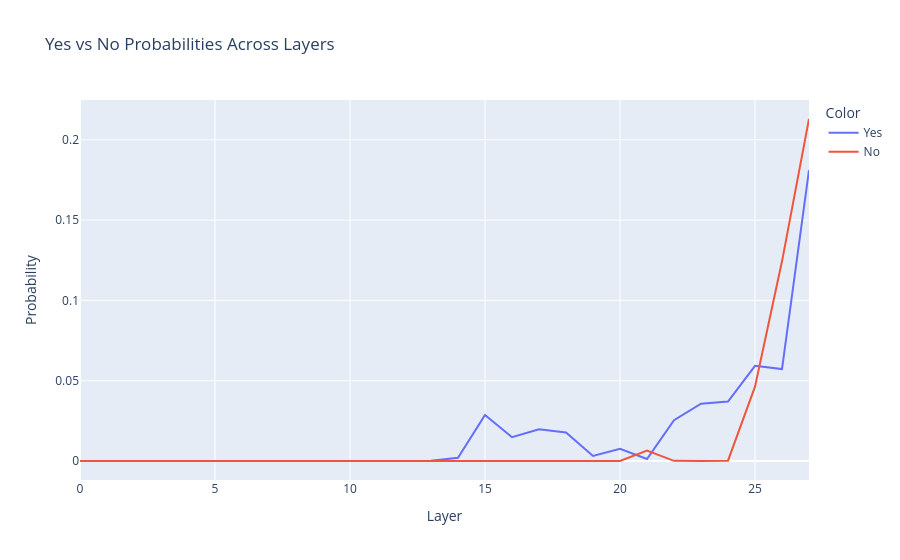

The cell this chart's notebook holds for it:
### Code cell
# Optional: Show the actual logit values for Yes and No
final_logits = logits[0, -1, :]  # Last position, single batch
yes_logit = final_logits[yes_token].item()
no_logit = final_logits[no_token].item()
print(f"Final Yes logit: {yes_logit:.3f}")
print(f"Final No logit: {no_logit:.3f}")
print(f"Logit difference (Yes - No): {yes_logit - no_logit:.3f}")
print(f"Sum of DLA components: {dla_single.sum().item():.3f}")

# Plot Yes vs No probabilities across layers
yes_probs, no_probs = [], []
layer_numbers = []

for layer in range(model.cfg.n_layers):
    hidden = cache[f"blocks.{layer}.hook_resid_post"][0, -1, :]
    logits_layer = model.unembed(model.ln_final(hidden))
    probs_layer = torch.softmax(logits_layer, dim=-1)
    yes_probs.append(probs_layer[yes_token].item())
    no_probs.append(probs_layer[no_token].item())
    layer_numbers.append(layer)

# Create probability plot using neel_plotly
import numpy as np
prob_data = np.stack([yes_probs, no_probs], axis=0)  # Shape: [2, n_layers]

line(
    prob_data, 
    x=layer_numbers,
    title="Yes vs No Probabilities Across Layers",
    xaxis="Layer", 
    yaxis="Probability",
    line_labels=["Yes", "No"]
)

### Figure 1 — Plotly figure (JSON) as saved in the notebook; plotly's stock layout.template omitted (floating-point values rounded to 4 significant figures)
{"data": [{"hovertemplate": "Color=Yes<br>Layer=%{x}<br>Probability=%{y}<extra></extra>", "legendgroup": "0", "line": {"color": "#636efa", "dash": "solid"}, "marker": {"symbol": "circle"}, "mode": "lines", "name": "Yes", "orientation": "v", "showlegend": true, "type": "scatter", "x": [0, 1, 2, 3, 4, 5, 6, 7, 8, 9, 10, 11, 12, 13, 14, 15, 16, 17, 18, 19, 20, 21, 22, 23, 24, 25, 26, 27], "xaxis": "x", "y": [1.59e-12, 4.95e-08, 8.647e-06, 1.271e-05, 2.397e-05, 5.368e-05, 5.045e-05, 5.049e-05, 1.032e-05, 5.571e-05, 1.381e-05, 5.495e-05, 2.438e-05, 0.0001435, 0.002014, 0.02865, 0.0148, 0.01974, 0.01772, 0.0031, 0.007639, 0.001257, 0.02545, 0.0357, 0.03704, 0.05927, 0.05727, 0.1811], "yaxis": "y"}, {"hovertemplate": "Color=No<br>Layer=%{x}<br>Probability=%{y}<extra></extra>", "legendgroup": "1", "line": {"color": "#EF553B", "dash": "solid"}, "marker": {"symbol": "circle"}, "mode": "lines", "name": "No", "orientation": "v", "showlegend": true, "type": "scatter", "x": [0, 1, 2, 3, 4, 5, 6, 7, 8, 9, 10, 11, 12, 13, 14, 15, 16, 17, 18, 19, 20, 21, 22, 23, 24, 25, 26, 27], "xaxis": "x", "y": [6.354e-14, 9.954e-09, 1.921e-06, 4.694e-06, 3.17e-05, 5.46e-05, 9.964e-06, 8.235e-06, 3.994e-06, 5.749e-06, 8.982e-06, 2.983e-05, 1.587e-05, 3.782e-05, 6.559e-05, 9.55e-05, 2.514e-05, 1.279e-05, 4.618e-05, 2.662e-11, 3.835e-10, 0.006493, 0.0001127, 7.763e-05, 0.0002022, 0.04631, 0.1243, 0.2129], "yaxis": "y"}], "layout": {"legend": {"title": {"text": "Color"}, "tracegroupgap": 0}, "title": {"text": "Yes vs No Probabilities Across Layers"}, "xaxis": {"anchor": "y", "domain": [0, 1], "title": {"text": "Layer"}}, "yaxis": {"anchor": "x", "domain": [0, 1], "title": {"text": "Probability"}}}}
